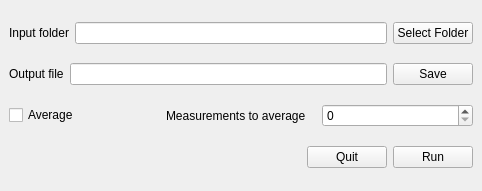
<?xml version="1.0" encoding="UTF-8"?>
<ui version="4.0">
 <class>REAWindow</class>
 <widget class="QMainWindow" name="REAWindow">
  <property name="geometry">
   <rect>
    <x>0</x>
    <y>0</y>
    <width>482</width>
    <height>191</height>
   </rect>
  </property>
  <property name="windowTitle">
   <string>Read raw echo data</string>
  </property>
  <widget class="QWidget" name="verticalLayoutWidget">
   <layout class="QVBoxLayout" name="verticalLayout">
    <item>
     <layout class="QHBoxLayout" name="horizontalLayout_3">
      <item>
       <widget class="QLabel" name="label">
        <property name="text">
         <string>Input folder</string>
        </property>
       </widget>
      </item>
      <item>
       <widget class="QLineEdit" name="inFolder">
        <property name="text">
         <string/>
        </property>
       </widget>
      </item>
      <item>
       <widget class="QPushButton" name="btnSelectFolder">
        <property name="text">
         <string>Select Folder</string>
        </property>
       </widget>
      </item>
     </layout>
    </item>
    <item>
     <layout class="QHBoxLayout" name="horizontalLayout_4">
      <item>
       <widget class="QLabel" name="label_3">
        <property name="text">
         <string>Output file</string>
        </property>
       </widget>
      </item>
      <item>
       <widget class="QLineEdit" name="outFile"/>
      </item>
      <item>
       <widget class="QPushButton" name="btnSelectFile">
        <property name="text">
         <string>Save</string>
        </property>
       </widget>
      </item>
     </layout>
    </item>
    <item>
     <layout class="QHBoxLayout" name="horizontalLayout">
      <item>
       <widget class="QCheckBox" name="chkDoAverage">
        <property name="text">
         <string>Average</string>
        </property>
       </widget>
      </item>
      <item>
       <widget class="QLabel" name="label_2">
        <property name="text">
         <string>Measurements to average</string>
        </property>
       </widget>
      </item>
      <item>
       <widget class="QSpinBox" name="numAverages"/>
      </item>
     </layout>
    </item>
    <item>
     <layout class="QHBoxLayout" name="horizontalLayout_2">
      <item>
       <widget class="QLabel" name="lblStatus">
        <property name="text">
         <string>  </string>
        </property>
       </widget>
      </item>
      <item>
       <spacer name="horizontalSpacer">
        <property name="orientation">
         <enum>Qt::Horizontal</enum>
        </property>
        <property name="sizeHint" stdset="0">
         <size>
          <width>40</width>
          <height>20</height>
         </size>
        </property>
       </spacer>
      </item>
      <item>
       <widget class="QPushButton" name="btnQuit">
        <property name="text">
         <string>Quit</string>
        </property>
       </widget>
      </item>
      <item>
       <widget class="QPushButton" name="btnRun">
        <property name="text">
         <string>Run</string>
        </property>
       </widget>
      </item>
     </layout>
    </item>
   </layout>
  </widget>
 </widget>
 <resources/>
 <connections/>
</ui>
